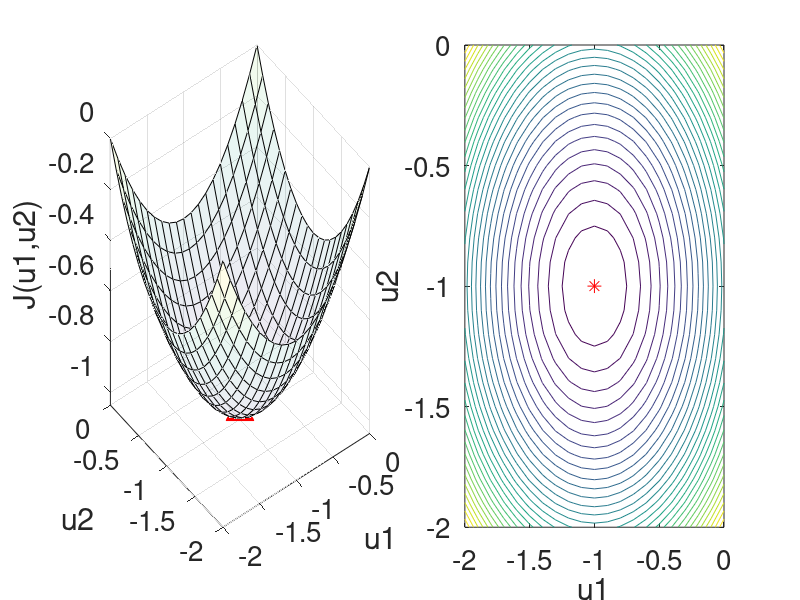

Write MATLAB code to recreate this figure. (Note: this script raises an error after producing the figure.)
%%%%%%%%%%%%%%%%%%%%%%%%%%%%%%%%%%%%%%%%%%%%%%%%%%%%%%%%%%%
%% 《控制之美-卷二》 代码
%% 作者：王天威，黄军魁
%% 清华大学出版社
%% 程序名称：QP_Free
%% 程序功能：无约束二次规划示例
%%%%%%%%%%%%%%%%%%%%%%%%%%%%%%%%%%%%%%%%%%%%%%%%%%%%%%%%%%%

%% 程序初始化，清空工作空间，缓存，
clear all;
close all;
clc;

% 定义二次规划问题的H和f
H = [1 0; 0 1];
f = [1; 1];

% 求解二次规划问题
u = -inverse(H)*f;

figure(1, 'position',[150 150 1500 500]);

% 绘制二次规划问题的可行域和最优解点（3D图）
[U1,U2] = meshgrid(-2:0.1:0);
J = 0.5*(U1.^2 + U2.^2)+U1+U2;
subplot(1,2,1);
surf(U1,U2,J,'FaceAlpha', 0.1);
hold on;
plot3(u(1), u(2), 0.5*(u(1)^2 + u(2)^2)+u(1)+u(2), 'r^', 'MarkerSize', 20,'MarkerFaceColor', 'red');
xlabel('u1');
ylabel('u2');
zlabel('J(u1,u2)');
xlim([-2 0]);
ylim([-2 0]);
zlim([-1.05 0]);
set(gca,'FontSize',20);

% 绘制等高线图
subplot(1,2,2);
contour(U1,U2,J,30);
hold on;
plot(u(1), u(2), 'r*', 'MarkerSize', 10);
xlabel('u1');
ylabel('u2');
set(gca,'FontSize',20);
sgtitle('二次规划问题');

